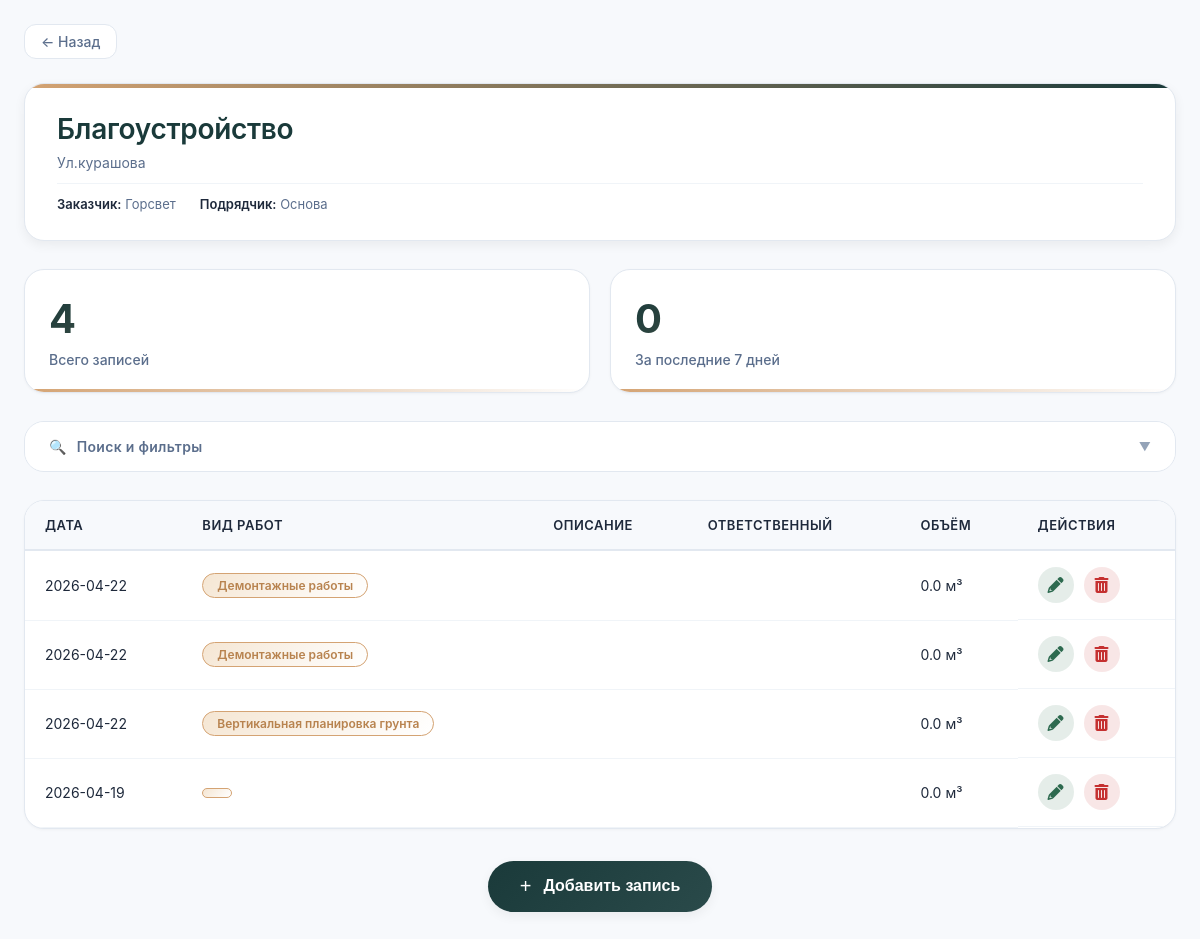
Page /journal/5 (signed in) on the committed database.
### app.py (models this page shows, shortened)
class Site(db.Model):
    id = db.Column(db.Integer, primary_key=True)
    name = db.Column(db.String(200), nullable=False)
    address = db.Column(db.String(300))
    customer = db.Column(db.String(200))
    contractor = db.Column(db.String(200))
    start_date = db.Column(db.String(50))
    end_date = db.Column(db.String(50))
    status = db.Column(db.String(50), default='active')
    created_at = db.Column(db.DateTime, default=datetime.now)
    avatar_filename = db.Column(db.String(300))
    entries = db.relationship('JournalEntry', backref='site', lazy=True, cascade='all, delete-orphan')
    documents = db.relationship('Document', backref='site', lazy=True, cascade='all, delete-orphan')
    photos = db.relationship('Photo', backref='site', lazy=True, cascade='all, delete-orphan')
    media = db.relationship('Media', backref='site', lazy=True, cascade='all, delete-orphan')

class JournalEntry(db.Model):
    id = db.Column(db.Integer, primary_key=True)
    site_id = db.Column(db.Integer, db.ForeignKey('site.id'), nullable=False)
    date = db.Column(db.Date, nullable=False, default=datetime.now)
    work_type = db.Column(db.String(200), nullable=False)
    work_description = db.Column(db.Text)
    location = db.Column(db.String(200))
    executor = db.Column(db.String(200))
    responsible_person = db.Column(db.String(200))
    workers_count = db.Column(db.Integer, default=1)
    start_time = db.Column(db.String(10))
    end_time = db.Column(db.String(10))
    volume = db.Column(db.Float, default=0)
    volume_unit = db.Column(db.String(20), default='м³')
    equipment_used = db.Column(db.String(300))
    materials_used = db.Column(db.String(300))
    weather = db.Column(db.String(100))
    temperature = db.Column(db.String(50))
    notes = db.Column(db.Text)
    created_at = db.Column(db.DateTime, default=datetime.now)
    updated_at = db.Column(db.DateTime, default=datetime.now, onupdate=datetime.now)

### app.py (the view)
@app.route('/journal/<int:site_id>')
@login_required
def journal(site_id):
    site = Site.query.get_or_404(site_id)
    date_from = request.args.get('date_from')
    date_to = request.args.get('date_to')
    work_type = request.args.get('work_type')
    responsible = request.args.get('responsible')
    query = JournalEntry.query.filter_by(site_id=site_id)
    if date_from:
        query = query.filter(JournalEntry.date >= datetime.strptime(date_from, '%Y-%m-%d').date())
    if date_to:
        query = query.filter(JournalEntry.date <= datetime.strptime(date_to, '%Y-%m-%d').date())
    if work_type:
        query = query.filter_by(work_type=work_type)
    if responsible:
        query = query.filter_by(responsible_person=responsible)
    page = request.args.get('page', 1, type=int)
    per_page = 15
    pagination = query.order_by(JournalEntry.date.desc()).paginate(page=page, per_page=per_page, error_out=False)
    entries = pagination.items
    total_entries = query.count()
    week_ago = datetime.now().date() - timedelta(days=7)
    weekly_count = JournalEntry.query.filter(
        JournalEntry.site_id == site_id,
        JournalEntry.date >= week_ago
    ).count()
    all_work_types = [wt[0] for wt in db.session.query(JournalEntry.work_type).filter_by(site_id=site_id).distinct()]
    responsible_persons = [r[0] for r in db.session.query(JournalEntry.responsible_person).filter_by(site_id=site_id).distinct() if r[0]]
    request_args = request.args.to_dict()
    if 'page' in request_args:
        del request_args['page']
    return render_template('journal.html',
                         site=site,
                         entries=entries,
                         pagination=pagination,
                         stats={'total_entries': total_entries, 'weekly_count': weekly_count},
                         all_work_types=all_work_types,
                         responsible_persons=responsible_persons,
                         date_from=date_from or '',
                         date_to=date_to or '',
                         selected_work_type=work_type or '',
                         selected_responsible=responsible or '',
                         request_args=request_args)

### app.py (called while the page is built)
def login_required(f):
    @wraps(f)
    def decorated_function(*args, **kwargs):
        if not session.get('logged_in'):
            flash('Пожалуйста, авторизуйтесь', 'warning')
            return redirect(url_for('login'))
        return f(*args, **kwargs)
    return decorated_function

### templates/journal.html (shortened to what this page needs)
<!DOCTYPE html>
<html lang="ru">
<head>
    <link rel="stylesheet" href="https://cdnjs.cloudflare.com/ajax/libs/font-awesome/6.0.0/css/all.min.css">
</head>
<body>
    <div class="container">
        <a href="javascript:void(0);" onclick="goBack()" class="back-link">← Назад</a>
        <div class="site-card">
            <h1 class="site-title">{{ site.name }}</h1>
            <p class="site-address">{{ site.address }}</p>
            <div class="site-details">
                <div class="site-detail"><strong>Заказчик:</strong> {{ site.customer }}</div>
                <div class="site-detail"><strong>Подрядчик:</strong> {{ site.contractor }}</div>
            </div>
        </div>
        <div class="stats-grid">
            <div class="stat-card">
                <div class="stat-number">{{ stats.total_entries }}</div>
                <div class="stat-label">Всего записей</div>
            </div>
            <div class="stat-card">
                <div class="stat-number">{{ stats.weekly_count }}</div>
                <div class="stat-label">За последние 7 дней</div>
            </div>
        </div>
        <div class="search-panel">
            <div class="search-header" onclick="toggleSearch()">
                <h3>
                    <span>🔍</span> Поиск и фильтры
                </h3>
                <span class="toggle-icon">▼</span>
            </div>
        </div>
        <div class="entries-table">
            <table>
                <thead>
                    <tr>
                        <th>Дата</th>
                        <th>Вид работ</th>
                        <th>Описание</th>
                        <th>Ответственный</th>
                        <th>Объём</th>
                        <th>Действия</th>
                    </tr>
                </thead>
                <tbody id="tableBody">
                    {% for entry in entries %}
                    <tr id="row-{{ entry.id }}" data-search="{{ entry.work_description }} {{ entry.work_type }} {{ entry.responsible_person }} {{ entry.location }} {{ entry.notes }}">
                        <td>{{ entry.date }}</td>
                        <td><span class="work-type-badge">{{ entry.work_type }}</span></td>
                        <td>{{ entry.work_description[:50] }}{% if entry.work_description|length > 50 %}...{% endif %}</td>
                        <td>{{ entry.responsible_person }}</td>
                        <td>{{ entry.volume }} {{ entry.volume_unit }}</td>
                        <td class="actions">
                            <button class="btn-edit" onclick="openEditModal({{ entry.id }})" title="Редактировать">
                                <i class="fas fa-pencil-alt"></i>
                            </button>
                            <button class="btn-delete" onclick="deleteEntry({{ entry.id }})" title="Удалить">
                                <i class="fas fa-trash-alt"></i>
                            </button>
                        </td>
                    </tr>
                    {% else %}
                    <tr>
                        <td colspan="6" class="no-results">📭 Нет записей</td>
                    </tr>
                    {% endfor %}
                </tbody>
            </table>
        </div>
        <div style="display: flex; justify-content: center; margin-top: 32px; margin-bottom: 20px;">
            <button class="btn-add-entry" onclick="openAddModal()" style="
                background: linear-gradient(135deg, var(--primary), var(--primary-light));
                color: white;
                border: none;
                padding: 14px 32px;
                border-radius: 50px;
                cursor: pointer;
                font-size: 16px;
                font-weight: 600;
                display: inline-flex;
                align-items: center;
                gap: 12px;
                transition: all 0.2s ease;
                box-shadow: var(--shadow-md);
            ">
                <span style="font-size: 20px; font-weight: 400;">+</span> Добавить запись
            </button>
        </div>
    </div>
</body>
</html>

### rows in the picture
Site: name "Благоустройство", address "Ул.курашова", customer "Горсвет", contractor "Основа"
JournalEntry: date "2026-04-22", work_type "Демонтажные работы", volume "0.0", volume_unit "м³"
JournalEntry: date "2026-04-22", work_type "Демонтажные работы", volume "0.0", volume_unit "м³"
JournalEntry: date "2026-04-22", work_type "Вертикальная планировка грунта", volume "0.0", volume_unit "м³"
JournalEntry: date "2026-04-19", volume "0.0", volume_unit "м³"
